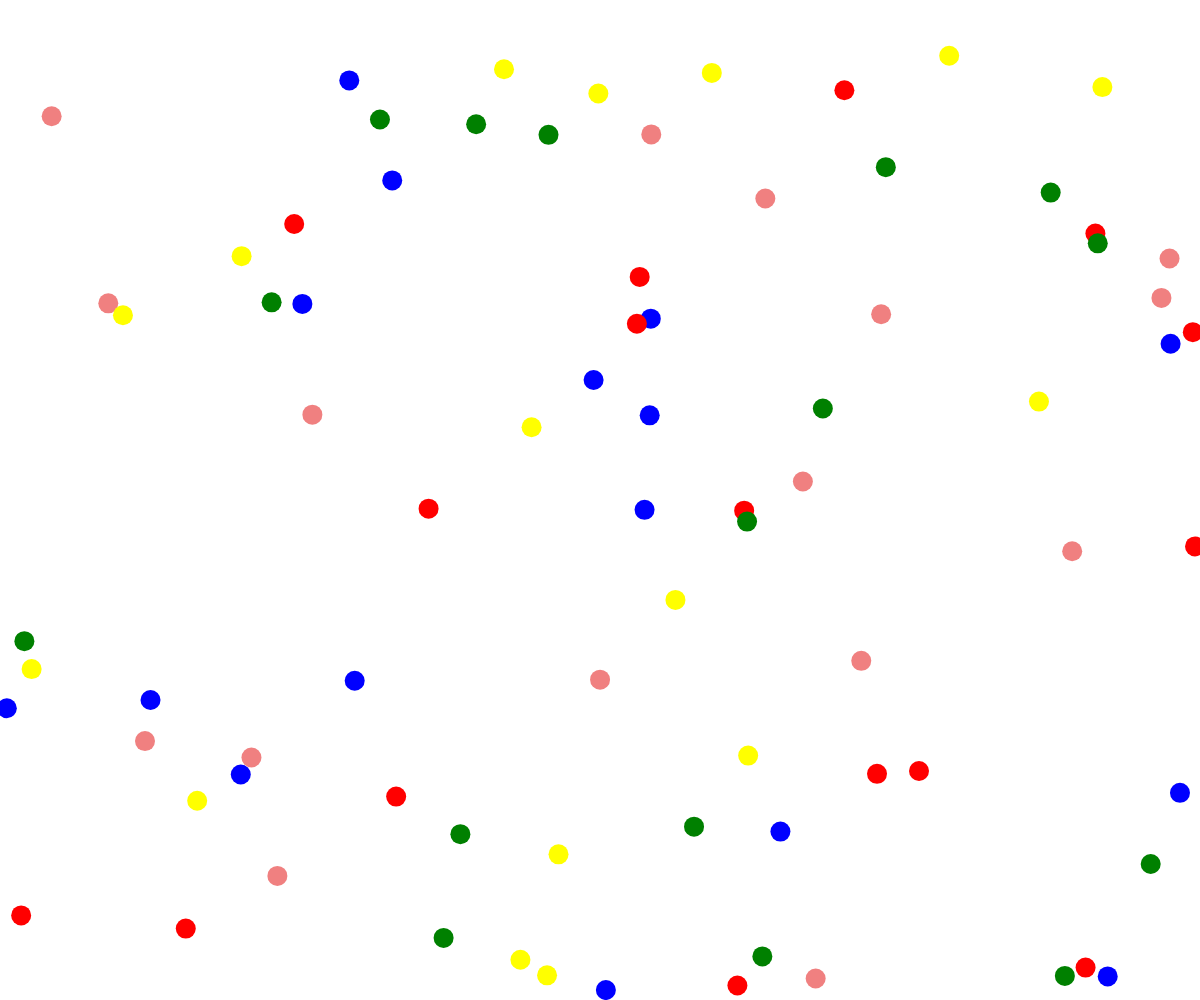
Frame 1 (no input)
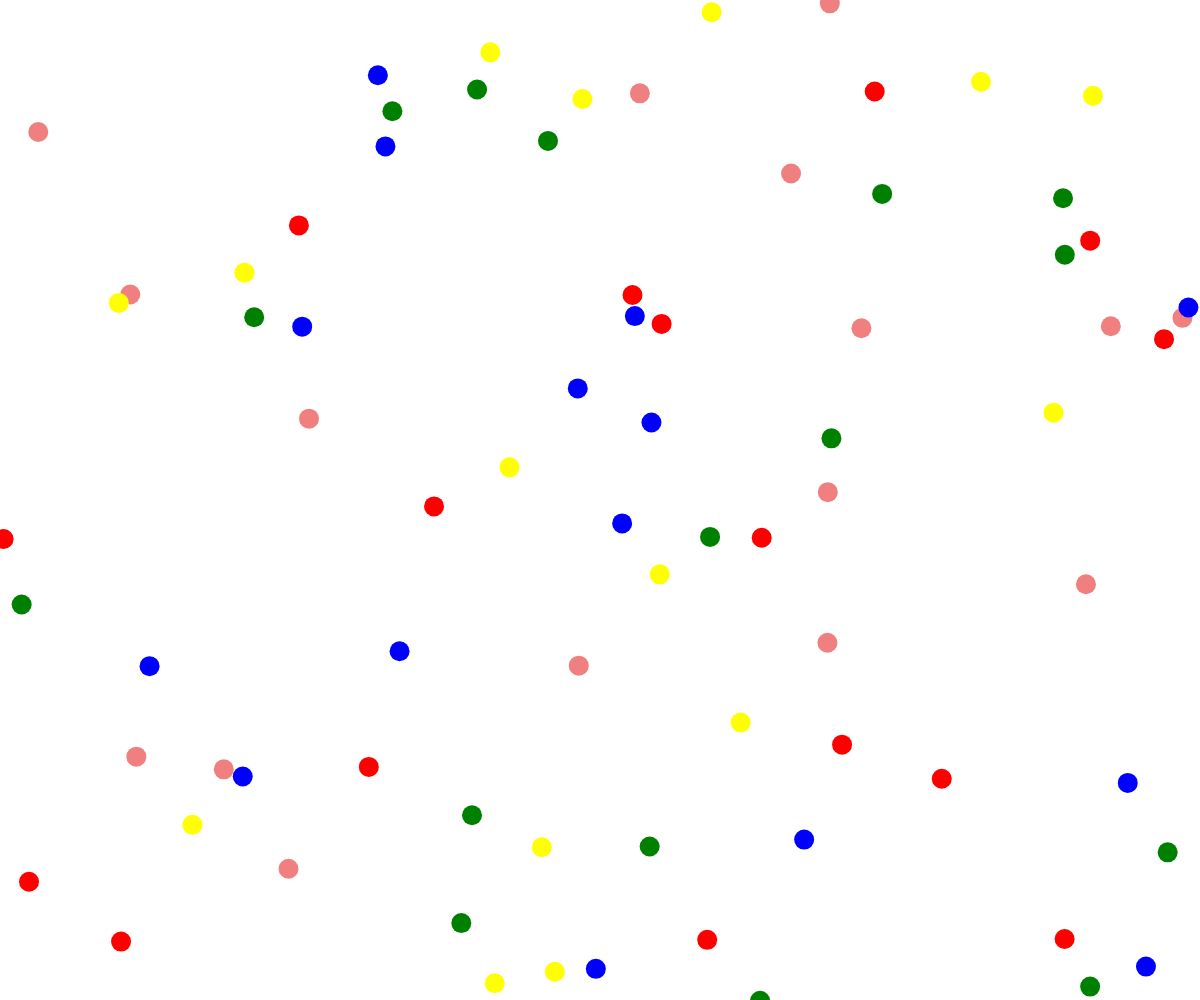
Frame 60 (no input)
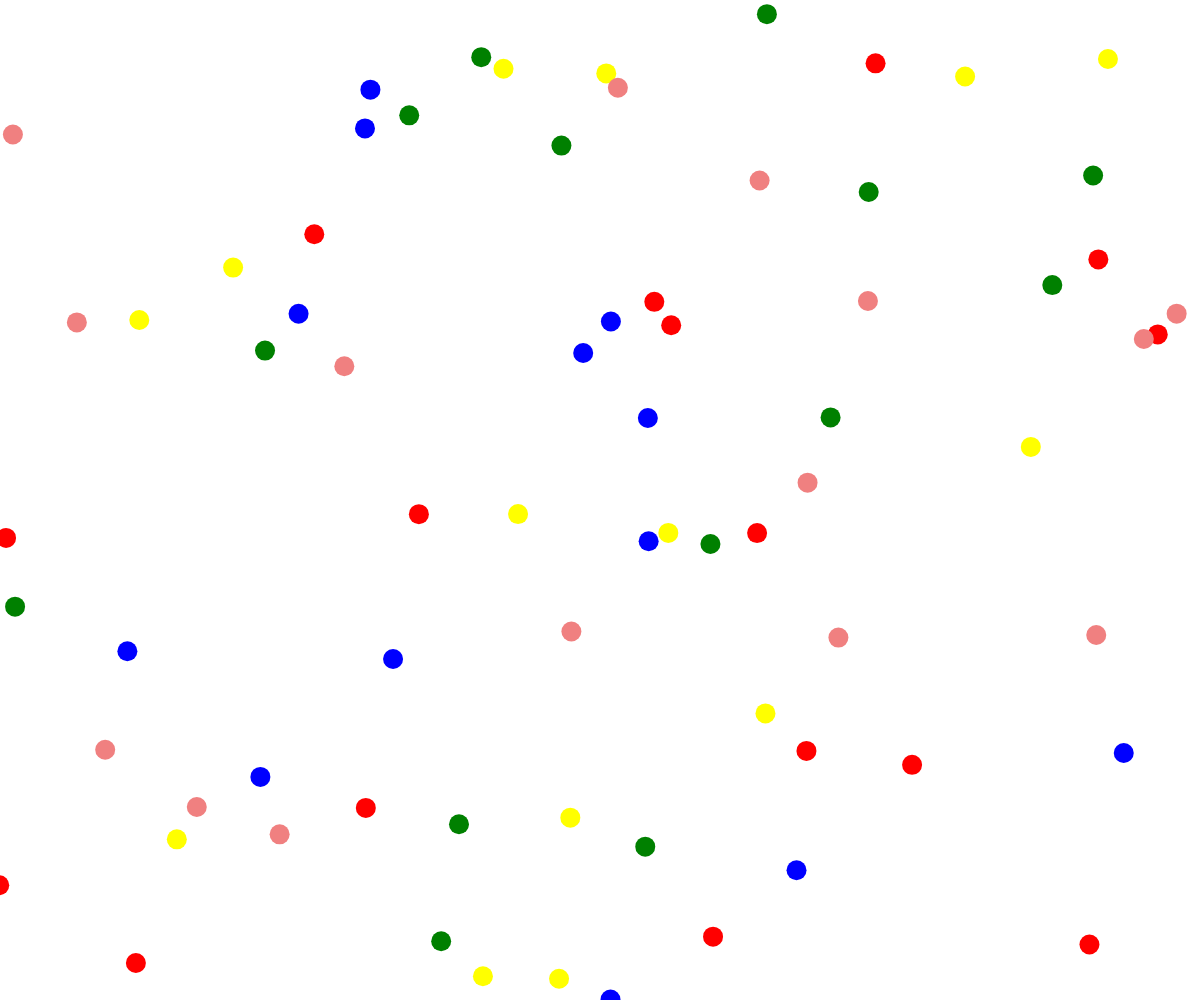
Frame 120 (the mouse pressed at the canvas centre since frame 60)

The p5.js sketch that drew these frames (run headless with seeded random() and noise() and a simulated clock; from frame 60 on, the mouse is pressed at the canvas centre):

// p5.js sketch
// ── sketch.js

function setup() {
    createCanvas(WIDTH, HEIGHT);
}

const listOfAtoms = [];
for (let i = 0; i < n; i++) {
    listOfAtoms.push(new Atom({ randomRate, color: colors[i % colors.length] }))
}

function draw() {
    clear()
    listOfAtoms.forEach(x => {
        x.create();
    });
}
























//################################## DISTANCE HELPER FUNCTION ######################




// const distance = (a, b) => {
    //     return Math.sqrt((a.position[0] - b.position[0]) ** 2 + (a.position[1] - b.position[1]) ** 2)
    // }

















//################################### SCORES ##################################
// const scores = {}
// colors.forEach(c => { scores[c] = 0 })

// const printScores = () => {
//     const updatedScores = { ...scores }
//     listOfAtoms.forEach(x => {
//         let c = x.color
//         updatedScores[c] += 1
//     })
//     console.log(updatedScores)
// }


// ── _.js
collisionCheck = atoms => {

    atoms.forEach((atom, i) => {

        if (atom === this) return;

        let dist = distance(this, atom);

        if (dist <= warningDistance) this.detect(this, atom, dist);

        if (dist <= this.radius) this.eat(atoms, i);

    })
}


detect = (a, b, dist) => {
    stroke('magenta')
    strokeWeight(((warningDistance - dist) / warningDistance) * 5)
    line(...a.position, ...b.position)
    b.color = a.color
}

eat = (atoms, i) => {
    atoms.splice(i, 1)
}

//#################

const distance = (a, b) => {
    // euclidean distance = sqrt( (x1 - x2)^2 + (y1 - y2)^2 )
    return Math.sqrt((a.position[0] - b.position[0]) ** 2 + (a.position[1] - b.position[1]) ** 2)
}
// ── constants.js

const WIDTH = window.innerWidth;
const HEIGHT = window.innerHeight;

const colors = ['red', 'lightcoral', 'yellow', 'green', 'blue'];

const n = 80;
const randomRate = 10;
const radius = 20;
const detectionDistance = 100;
// ── objects.js


class Atom {
    constructor({ randomRate, color }) {
        this.position = [Math.random() * WIDTH, Math.random() * HEIGHT]
        this.radius = radius;
        this.randomRate = randomRate;
        this.color = color;
    }
    move = () => {
        this.position[0] += random(this.randomRate) - this.randomRate / 2;
        this.position[1] += random(this.randomRate) - this.randomRate / 2;

        if (this.position[0] - this.radius / 2 > WIDTH) this.position[0] = - this.radius
        if (this.position[1] - this.radius / 2 > HEIGHT) this.position[1] = - this.radius;
    }

    create = () => {
        this.move();
        fill(this.color);
        noStroke();
        circle(...this.position, this.radius);
    }
    /* 

    I ) detection line
    II ) color transfer
    III ) eat
    
    */

    /*
 
     0a.) observe the construction of classes, how is the position represented, the radius...
     0b.) observe our constants (margin, n, randomRate...)
     1.) create collision check function in Atom class that takes the array of atoms as parameter.
     2.) call collision check function for each atoms in the main draw function
     3.) loop through [atoms] by keeping track of the element and its index. (forEach(elem, i))
     4.) check if not meeting itself in the loop.
     5.) get the distance between itself and the other atom.
     6.) set a conditional statment (if dist <= margin --> detect(a,b,distance)) --> line, color transfer
     7.) set a conditional statment (if dist <= the radius of 1 atom (half of 2 atoms radius) --> eat(atoms, i))
     8.) create the distance function in our sketch main file that takes two element as parameters.
     9.) create the detect function to draw the line between the atoms.
     10.) craete the eat function that takes the list of atoms and an index as parameters, this function will splice the list to remove the index passed as parameters.
     */
    //####################### CHECK DISTANCES & COLLISIONS ######################

    //###########################################################################
}
